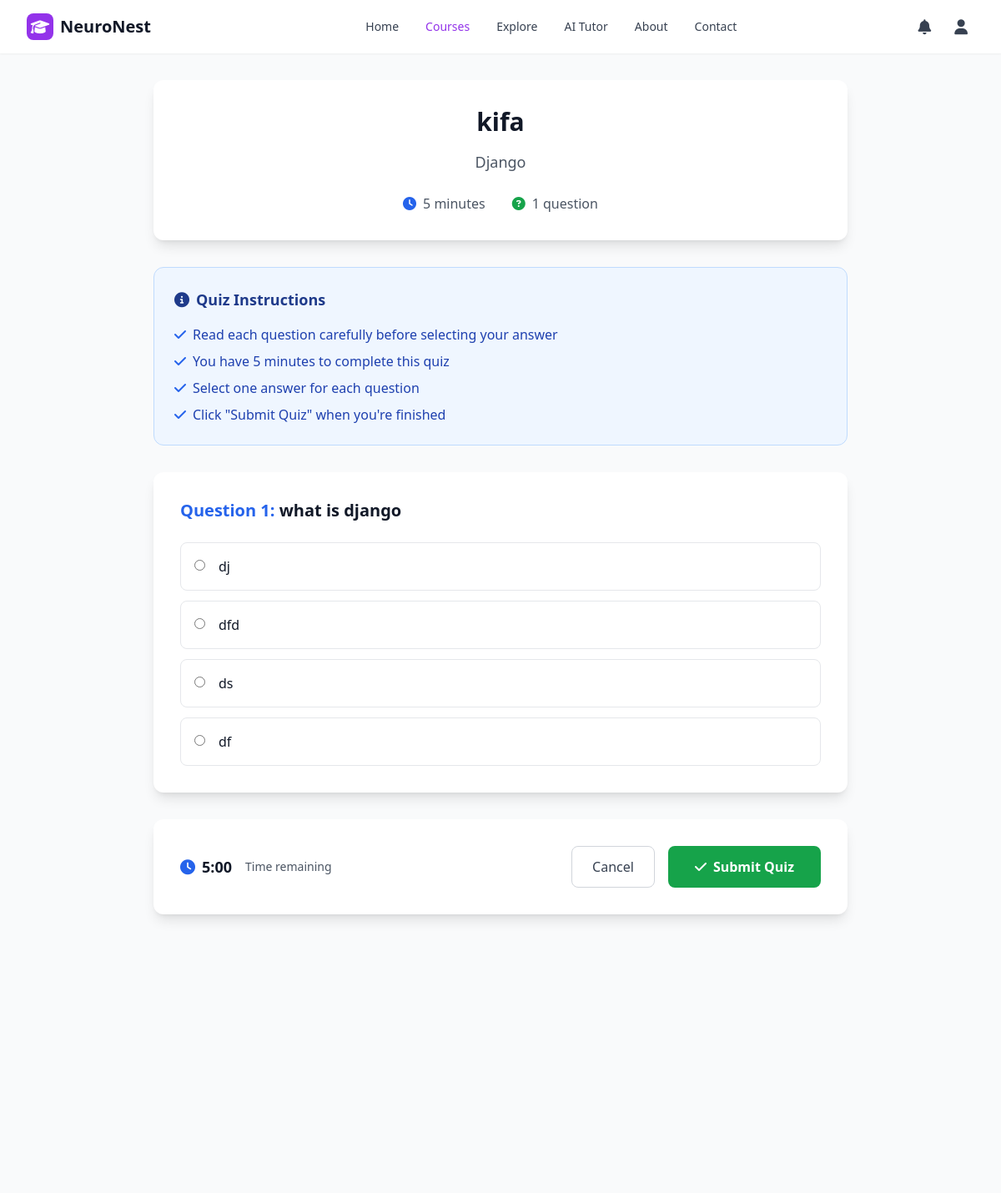
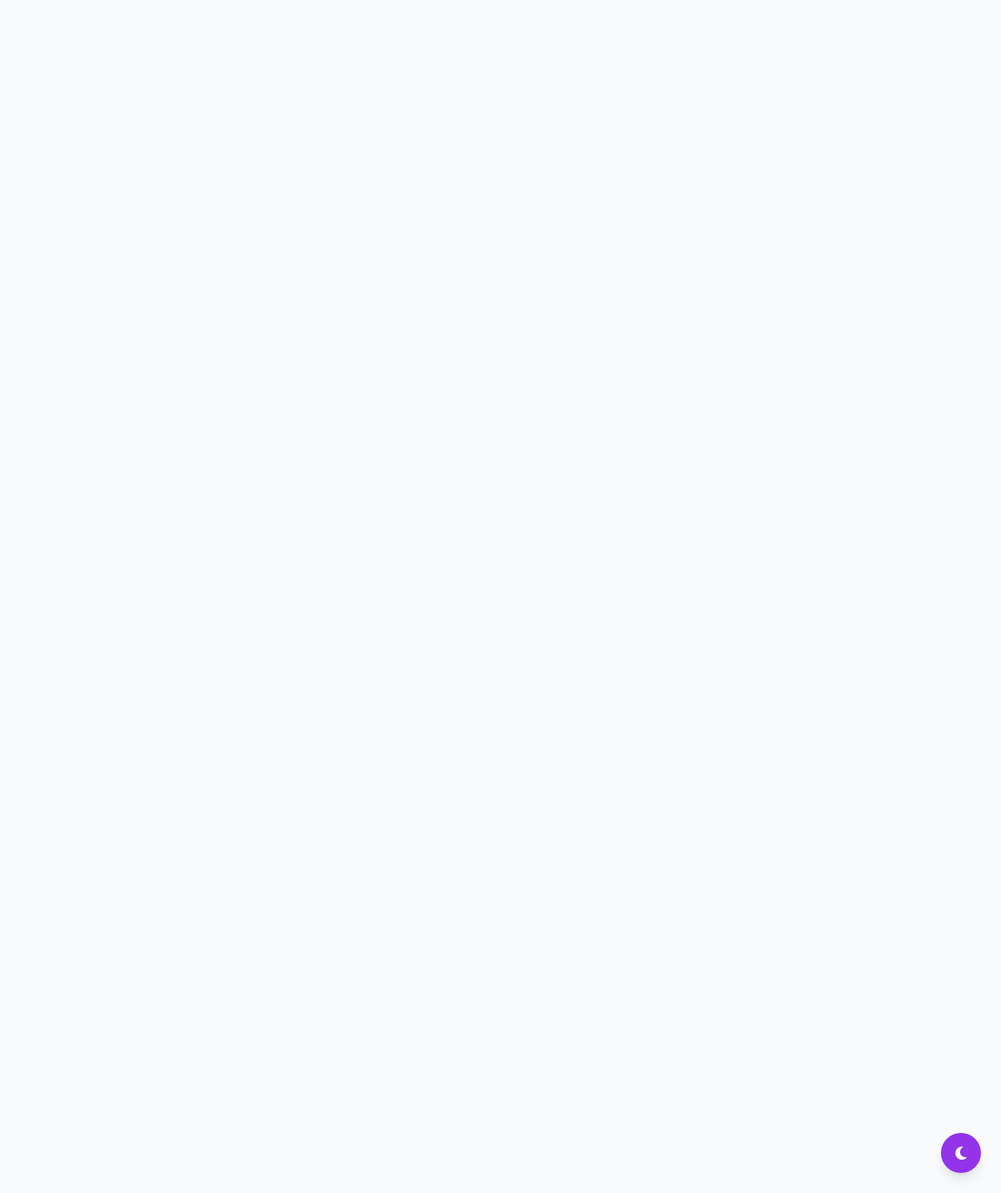
The page /courses/quiz/30/ (signed in) on the database its author committed (2 pictures, top to bottom).
### courses/models.py (models this page shows, shortened)
class Quiz(models.Model):
    QUIZ_TYPE_CHOICES = [
        ('chapter', 'Chapter Quiz'),
        ('topic', 'Topic Quiz'),
    ]
    chapter = models.ForeignKey(Chapter, on_delete=models.CASCADE, related_name='quizzes', null=True, blank=True)
    topic = models.ForeignKey(Topic, on_delete=models.CASCADE, related_name='quizzes', null=True, blank=True)
    title = models.CharField(max_length=255)
    quiz_type = models.CharField(max_length=10, choices=QUIZ_TYPE_CHOICES, default='chapter')
    time_limit = models.IntegerField(default=15)  # minutes
    created_at = models.DateTimeField(auto_now_add=True)
    @property
    def course(self):
        if self.chapter:
            return self.chapter.course
        elif self.topic:
            return self.topic.chapter.course
        return None

class Topic(models.Model):
    chapter = models.ForeignKey(Chapter, on_delete=models.CASCADE, related_name='topics')
    title = models.CharField(max_length=255)
    description = models.TextField(blank=True)
    order = models.PositiveIntegerField(default=0)
    youtube_video_url = models.URLField(blank=True, help_text="YouTube video URL")
    notes = models.TextField(blank=True, help_text="Topic notes and content")
    extra_info = models.TextField(blank=True, help_text="Additional information")
    created_at = models.DateTimeField(auto_now_add=True)
    class Meta:
        ordering = ['order', 'created_at']

class Chapter(models.Model):
    course = models.ForeignKey('Course', on_delete=models.CASCADE, related_name='chapters')
    title = models.CharField(max_length=255)
    description = models.TextField(blank=True)
    order = models.PositiveIntegerField(default=0)
    created_at = models.DateTimeField(auto_now_add=True)
    class Meta:
        ordering = ['order', 'created_at']

class Course(models.Model):
    CATEGORY_CHOICES = [
        ('programming', 'Programming'),
        ('design', 'Design'),
        ('business', 'Business'),
        ('data_science', 'Data Science'),
        ('marketing', 'Marketing'),
        ('photography', 'Photography'),
        ('music', 'Music'),
        ('language', 'Language'),
        ('health', 'Health & Fitness'),
        ('other', 'Other'),
    ]
    title = models.CharField(max_length=200)
    description = models.TextField(blank=True)
    instructor = models.ForeignKey(User, on_delete=models.CASCADE, limit_choices_to={'role': 'instructor'})
    category = models.CharField(max_length=50, choices=CATEGORY_CHOICES, default='other')
    created_at = models.DateTimeField(auto_now_add=True)

class Question(models.Model):
    quiz = models.ForeignKey(Quiz, on_delete=models.CASCADE, related_name='questions')
    text = models.TextField()

class Option(models.Model):
    question = models.ForeignKey(Question, on_delete=models.CASCADE, related_name='options')
    text = models.CharField(max_length=255)
    is_correct = models.BooleanField(default=False)

### courses/views.py (the view, shortened to what this page needs)
# urls.py: path('quiz/<int:quiz_id>/', views.take_quiz, name='take_quiz'),
@login_required
def take_quiz(request, quiz_id):
    quiz = get_object_or_404(Quiz, id=quiz_id)
    if request.user.role != 'student':
        messages.error(request, 'Only students can take quizzes.')
        return redirect('courses:course_detail', course_id=quiz.course.id)
    if not Enrollment.objects.filter(student=request.user, course=quiz.course).exists():
        messages.error(request, 'You must be enrolled in the course to take this quiz.')
        return redirect('courses:course_detail', course_id=quiz.course.id)
    questions = quiz.questions.all()
    context = {
        'quiz': quiz,
        'questions': questions
    }
    return render(request, 'courses/quiz/take_quiz.html', context)

### courses/templates/courses/quiz/take_quiz.html (shortened to what this page needs)
{% extends 'base/base.html' %}
{% block content %}
<div class="max-w-4xl mx-auto px-4 sm:px-6 lg:px-8 py-8">
    <div class="bg-white dark:bg-gray-800 rounded-xl shadow-lg p-8 mb-8">
        <div class="text-center">
            <h1 class="text-3xl font-bold text-gray-900 dark:text-white mb-4">{{ quiz.title }}</h1>
            <p class="text-lg text-gray-600 dark:text-gray-300 mb-6">{{ quiz.course.title }}</p>
            <div class="flex items-center justify-center space-x-8 text-gray-600 dark:text-gray-300">
                <div class="flex items-center">
                    <i class="fas fa-clock mr-2 text-blue-600"></i>
                    <span>{{ quiz.time_limit }} minutes</span>
                </div>
                <div class="flex items-center">
                    <i class="fas fa-question-circle mr-2 text-green-600"></i>
                    <span>{{ questions.count }} question{{ questions.count|pluralize }}</span>
                </div>
            </div>
        </div>
    </div>
    <div class="bg-blue-50 dark:bg-blue-900/20 border border-blue-200 dark:border-blue-800 rounded-xl p-6 mb-8">
        <h3 class="text-lg font-semibold text-blue-900 dark:text-blue-100 mb-4">
            <i class="fas fa-info-circle mr-2"></i>Quiz Instructions
        </h3>
        <ul class="space-y-2 text-blue-800 dark:text-blue-200">
            <li class="flex items-start">
                <i class="fas fa-check text-blue-600 dark:text-blue-400 mr-2 mt-1"></i>
                <span>Read each question carefully before selecting your answer</span>
            </li>
            <li class="flex items-start">
                <i class="fas fa-check text-blue-600 dark:text-blue-400 mr-2 mt-1"></i>
                <span>You have {{ quiz.time_limit }} minutes to complete this quiz</span>
            </li>
            <li class="flex items-start">
                <i class="fas fa-check text-blue-600 dark:text-blue-400 mr-2 mt-1"></i>
                <span>Select one answer for each question</span>
            </li>
            <li class="flex items-start">
                <i class="fas fa-check text-blue-600 dark:text-blue-400 mr-2 mt-1"></i>
                <span>Click "Submit Quiz" when you're finished</span>
            </li>
        </ul>
    </div>
    <form method="post" id="quiz-form" class="space-y-8">
        {% for question in questions %}
        <div class="bg-white dark:bg-gray-800 rounded-xl shadow-lg p-8">
            <h3 class="text-xl font-semibold text-gray-900 dark:text-white mb-6">
                <span class="text-blue-600 dark:text-blue-400">Question {{ forloop.counter }}:</span>
                {{ question.text }}
            </h3>
            <div class="space-y-3">
                {% for option in question.options.all %}
                <label
                    class="flex items-start p-4 border border-gray-200 dark:border-gray-700 rounded-lg hover:bg-gray-50 dark:hover:bg-gray-700 cursor-pointer transition-colors">
                    <input type="radio" name="question_{{ question.id }}" value="{{ option.id }}"
                        class="mt-1 mr-4 text-blue-600 focus:ring-blue-500 focus:ring-2" required>
                    <span class="text-gray-900 dark:text-white">{{ option.text }}</span>
                </label>
                {% endfor %}
            </div>
        </div>
        {% endfor %}
        <div class="bg-white dark:bg-gray-800 rounded-xl shadow-lg p-8">
            <div class="flex items-center justify-between">
                <div class="flex items-center space-x-4">
                    <div id="timer" class="flex items-center text-lg font-semibold text-gray-900 dark:text-white">
                        <i class="fas fa-clock mr-2 text-blue-600"></i>
                        <span id="time-remaining">{{ quiz.time_limit }}:00</span>
                    </div>
                    <div class="text-sm text-gray-600 dark:text-gray-300">
                        Time remaining
                    </div>
                </div>
                <div class="flex space-x-4">
                    <a href="{% url 'courses:course_detail' quiz.course.id %}"
                        class="px-6 py-3 border border-gray-300 dark:border-gray-600 text-gray-700 dark:text-gray-300 rounded-lg hover:bg-gray-50 dark:hover:bg-gray-700 transition-colors">
                        Cancel
                    </a>
                    <button type="submit" id="submit-btn"
                        class="px-8 py-3 bg-green-600 text-white rounded-lg hover:bg-green-700 transition-colors font-semibold">
                        <i class="fas fa-check mr-2"></i>Submit Quiz
                    </button>
                </div>
            </div>
        </div>
    </form>
</div>
{% endblock %}

### elearning/static/elearning/css/custom.css (style rules this page uses)
.transition-colors { transition: background-color 0.2s ease, color 0.2s ease; }
* { scrollbar-width: thin; scrollbar-color: #9ca3af #f3f4f6; }
html { scroll-behavior: smooth; }

### elearning/templates/base/base.html (style rules this page uses)
button { -webkit-tap-highlight-color: transparent; user-select: none; }
html { scroll-behavior: smooth; }

### rows shown on the page
Quiz: title "kifa", course "Django", time_limit "5", count "1"
Question: text "what is django"
Option: text "dj"
Option: text "dfd"
Option: text "ds"
Option: text "df"
